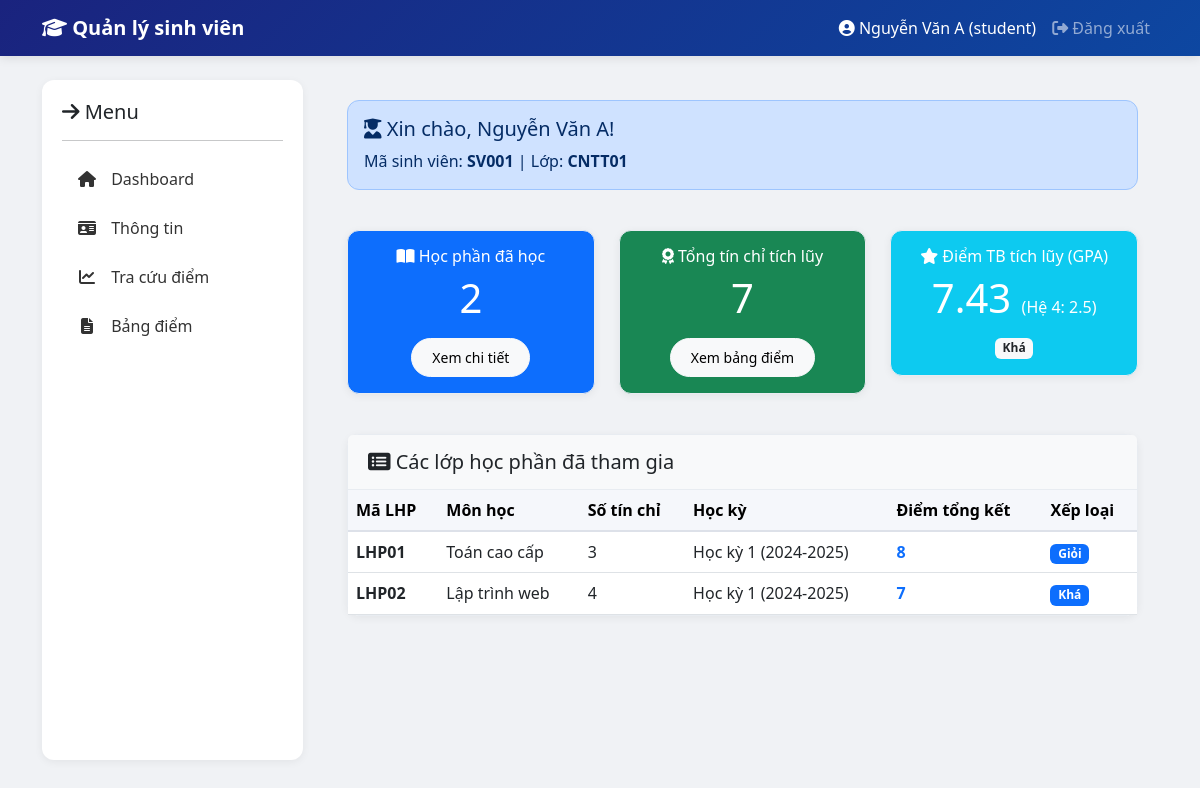
The page /student/dashboard (signed in) on the database as committed earlier.
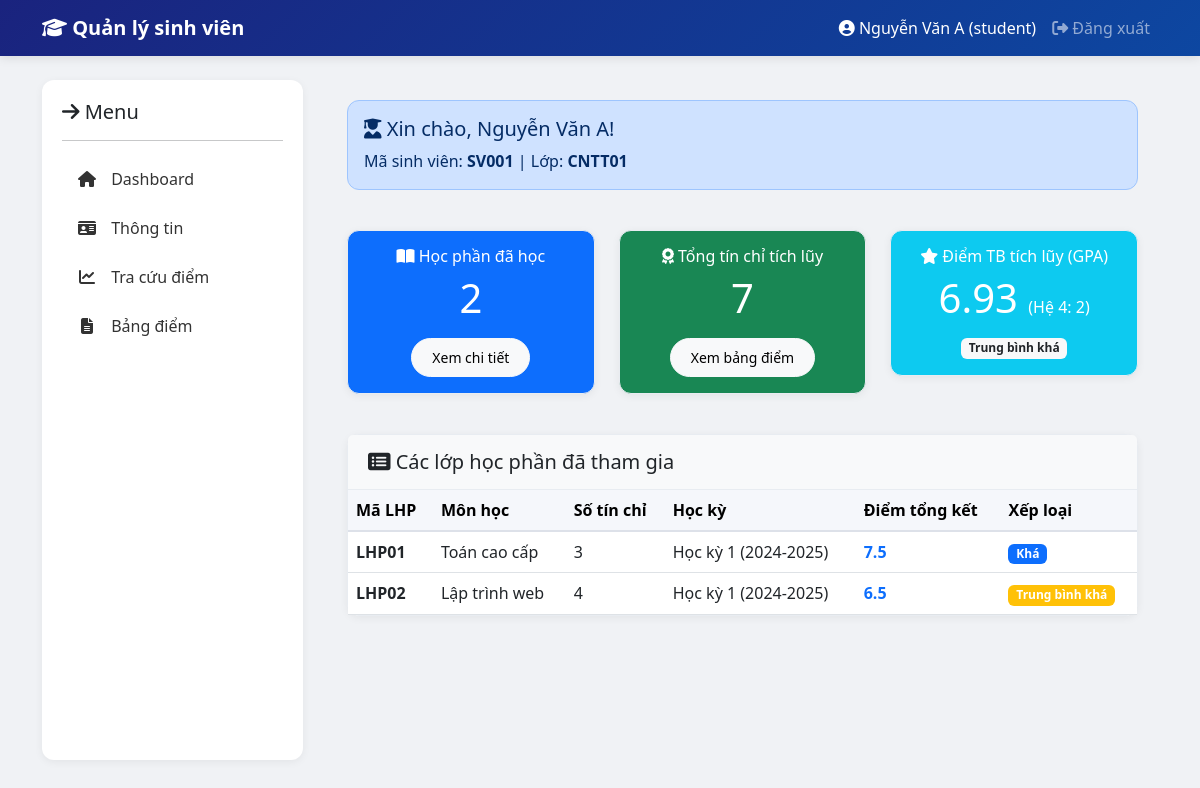
The same page on the database as committed later.
### tables this page shows
CREATE TABLE KetQua (
    MaSV VARCHAR(20),
    MaLHP VARCHAR(20),
    DiemChuyenCan FLOAT DEFAULT 0,
    DiemGiuaKy FLOAT DEFAULT 0,
    DiemCuoiKy FLOAT DEFAULT 0,
    DiemTongKet FLOAT DEFAULT 0,
    PRIMARY KEY (MaSV, MaLHP),
    FOREIGN KEY (MaSV) REFERENCES SinhVien(MaSV),
    FOREIGN KEY (MaLHP) REFERENCES LopHocPhan(MaLHP)
);

### controllers/StudentController.php (called while the page is built, shortened)
<?php
require_once __DIR__ . '/../models/Ketqua.php';
require_once __DIR__ . '/../models/LopHocPhan.php';
require_once __DIR__ . '/../models/MonHoc.php';
require_once __DIR__ . '/../models/Hocky.php';
class StudentController {
    private $sinhVienModel;
    private $ketQuaModel;
    private $lopHocPhanModel;
    private $monHocModel;
    private $hocKyModel;
    public function __construct($pdo) {
        $this->sinhVienModel = new SinhVien($pdo);
        $this->ketQuaModel = new KetQua($pdo);
        $this->lopHocPhanModel = new LopHocPhan($pdo);
        $this->monHocModel = new MonHoc($pdo);
        $this->hocKyModel = new HocKy($pdo);
    }
    public function dashboard() {
        $maSV = $_SESSION['user']['maSV'];
        $sinhVien = $this->sinhVienModel->getById($maSV);
        $ketQuaList = $this->ketQuaModel->getByStudent($maSV);
        $populatedList = [];
        foreach ($ketQuaList as $kq) {
            $lopHocPhan = $this->lopHocPhanModel->getById($kq['MaLHP']);
            $monHoc = $this->monHocModel->getById($lopHocPhan['MaMH']);
            $hocKy = $this->hocKyModel->getById($lopHocPhan['MaHK']);
            $populatedList[] = array_merge($kq, [
                'monHoc' => $monHoc,
                'hocKy' => $hocKy
            ]);
        }
        render('student/dashboard', [
            'user' => $_SESSION['user'],
            'sinhVien' => $sinhVien,
            'ketQuaList' => $populatedList
        ]);
    }
}
?>

### public/index.php (called while the page is built, shortened)
<?php
require_once __DIR__ . '/../routes/index.php';
?>

### models/Ketqua.php (called while the page is built, shortened)
<?php
class KetQua {
    private $db;
    public function __construct($pdo) {
        $this->db = $pdo;
    }
    public function getByStudent($maSV) {
        $stmt = $this->db->prepare("
            SELECT kq.*, mh.TenMH, mh.SoTinChi, lhp.MaMH, lhp.MaHK
            FROM KetQua kq
            JOIN LopHocPhan lhp ON kq.MaLHP = lhp.MaLHP
            JOIN MonHoc mh ON lhp.MaMH = mh.MaMH
            WHERE kq.MaSV = ?
        ");
        $stmt->execute([$maSV]);
        return $stmt->fetchAll();
    }
    public static function toHe4($diem10) {
        if ($diem10 >= 7.0) return 2.5;
        if ($diem10 >= 6.5) return 2.0;
        return 0.0;
    }
    public static function xepLoai($diem10) {
        if ($diem10 >= 8.0) return 'Giỏi';
        if ($diem10 >= 7.0) return 'Khá';
        if ($diem10 >= 6.0) return 'Trung bình khá';
        return 'Yếu/Kém';
    }
}
?>

### models/MonHoc.php (called while the page is built, shortened)
<?php
class MonHoc {
    private $db;
    public function __construct($pdo) {
        $this->db = $pdo;
    }
    public function getById($maMH) {
        $stmt = $this->db->prepare("SELECT * FROM MonHoc WHERE MaMH = ?");
        $stmt->execute([$maMH]);
        return $stmt->fetch();
    }
}
?>

### models/LopHocPhan.php (called while the page is built, shortened)
<?php
class LopHocPhan {
    private $db;
    public function __construct($pdo) {
        $this->db = $pdo;
    }
    public function getById($maLHP) {
        $stmt = $this->db->prepare("SELECT * FROM LopHocPhan WHERE MaLHP = ?");
        $stmt->execute([$maLHP]);
        return $stmt->fetch();
    }
}
?>

### models/Hocky.php (called while the page is built, shortened)
<?php
class HocKy {
    private $db;
    public function __construct($pdo) {
        $this->db = $pdo;
    }
    public function getById($maHK) {
        $stmt = $this->db->prepare("SELECT * FROM HocKy WHERE MaHK = ?");
        $stmt->execute([$maHK]);
        return $stmt->fetch();
    }
}
?>

### views/student/dashboard.php (the view, shortened to what the changed rows need)
<?php
$totalCredits = 0;
$totalPoints = 0;
foreach ($ketQuaList as $item) {
    $credits = $item['monHoc']['SoTinChi'] ?? 0;
    $grade = $item['DiemTongKet'] ?? 0;
    $totalCredits += $credits;
    $totalPoints += $credits * $grade;
}
$gpa = $totalCredits > 0 ? round($totalPoints / $totalCredits, 2) : 0;
$he4 = KetQua::toHe4($gpa);
$xepLoai = KetQua::xepLoai($gpa);
?>
<div class="row mb-4">
    <div class="col-md-4 mb-3">
        <div class="card bg-info text-white">
            <div class="card-body text-center">
                <h6><i class="fas fa-star"></i> Điểm TB tích lũy (GPA)</h6>
                <h3 class="display-6"><?= $gpa ?> <small style="font-size: 16px;">(Hệ 4: <?= $he4 ?>)</small></h3>
                <span class="badge bg-light text-dark mt-2"><?= $xepLoai ?></span>
            </div>
        </div>
    </div>
</div>
<div class="card">
    <div class="card-body p-0">
        <div class="table-responsive">
            <table class="table table-hover mb-0 align-middle">
                <thead class="table-light">
                    <tr>
                        <th>Mã LHP</th>
                        <th>Môn học</th>
                        <th>Số tín chỉ</th>
                        <th>Học kỳ</th>
                        <th>Điểm tổng kết</th>
                        <th>Xếp loại</th>
                    </tr>
                </thead>
                <tbody>
                    <?php foreach ($ketQuaList as $kq): ?>
                    <tr>
                        <td><strong><?= htmlspecialchars($kq['MaLHP']) ?></strong></td>
                        <td><?= htmlspecialchars($kq['monHoc']['TenMH'] ?? 'N/A') ?></td>
                        <td><?= htmlspecialchars($kq['monHoc']['SoTinChi'] ?? 0) ?></td>
                        <td><?= htmlspecialchars($kq['hocKy']['TenHK'] ?? '') ?> (<?= htmlspecialchars($kq['hocKy']['NamHoc'] ?? '') ?>)</td>
                        <td><strong class="text-primary"><?= $kq['DiemTongKet'] ?></strong></td>
                        <td>
                            <?php
                                $xl = KetQua::xepLoai($kq['DiemTongKet']);
                                $bg = match(true) {
                                    $kq['DiemTongKet'] >= 9 => 'success',
                                    $kq['DiemTongKet'] >= 7 => 'primary',
                                    $kq['DiemTongKet'] >= 5 => 'warning',
                                    default => 'danger'
                                };
                            ?>
                            <span class="badge bg-<?= $bg ?>"><?= $xl ?></span>
                        </td>
                    </tr>
                    <?php endforeach; ?>
                </tbody>
            </table>
        </div>
    </div>
</div>

Rows that differ between the two databases and show on the page:
changed ketqua "LHP01": DiemTongKet "8" → "7.5"; DiemTongKet "Giỏi" → "Khá"
changed ketqua "LHP02": DiemTongKet "7" → "6.5"; DiemTongKet "Khá" → "Trung bình khá"
Other text that changed with them:
$gpa: "7.43" → "6.93"
$he4: "2.5" → "2"
$xepLoai: "Khá" → "Trung bình khá"
